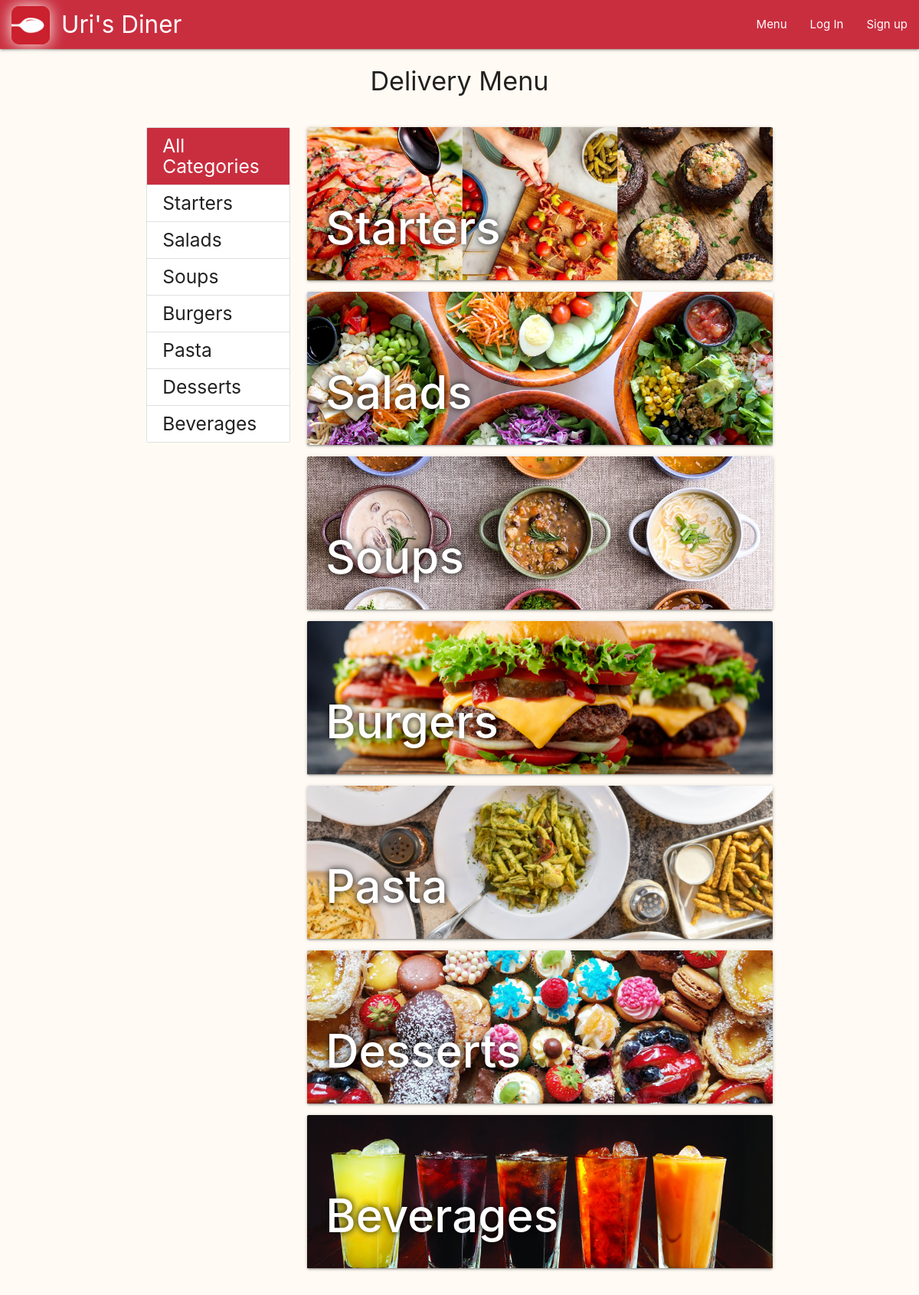
The app's page /menu/ with its own data.
### main/models.py (models this page shows)
class Category(models.Model):
    name = models.CharField(max_length=20, blank=False, unique=True)
    is_deleted = models.BooleanField(default=False)
    image_Url = models.URLField(null=True, blank=True)
    image_file = models.ImageField(upload_to=category_image_path, null=True, blank=True)
    position = models.IntegerField(blank=False, default=0)
    def __str__(self):
        return self.name

### main/views.py (the view)
# urls.py: path('menu/', views.menu_all_categories, name="menu_all_categories"),
def menu_all_categories(request):
    categories_list = sorted(Category.objects.filter(is_deleted=False), key=lambda category: category.position)
    return render(request, 'main/menu_all_categories.html', {
        'categories_list':categories_list})

### main/context_processors.py (called while the page is built)
def site_wide_data(request):
    data = {}
    try:
        data.update({'open_orders_number' : len(Cart.objects.filter(delivery__is_delivered=False))})
    except:
        pass
    try:
        data.update({'my_open_orders_number' : len(Delivery.objects.filter(order__user=request.user).filter(is_delivered=False))})
    except:
        pass
    try:
        data.update({'my_cart_items_number' : len(User.objects.get(id=request.user.id).cart_set.last().item_set.all())})
    except:
        pass
    return data

### main/templates/main/menu_all_categories.html (shortened to what this page needs)
{% extends 'layouts/menu.html' %}
{% block menu-content %}
<div>
  {% for category in categories_list %}
  <div class="card hoverable">
    <div class="card-image">
      <a href="{% url 'menu_category_dishes' category_id=category.id %}">
        <img class="category-img" {% if category.image_file %}
          src="{{category.image_file.url}}" {% else %}
          src="{{category.image_Url}}" {% endif %} alt="{{category.name}}">
        <span class="card-title category-title">{{category.name}} </span>
      </a>
    </div>
  </div>
  {% endfor %}
</div>
{% endblock menu-content %}

### templates/layouts/menu.html (shortened to what this page needs)
{% extends 'layouts/main.html' %}
{% block main-content %}
<div class="container">
  <div class="row center-align">
    <h4>Delivery Menu</h4>
  </div>
  <div class="row">
    <div class="col l3">
      <ul class="collection">
        {% url 'menu_all_categories' as url %}
        <a class="collection-item {% if request.path == url %} active {% endif %}"
          href="{{url}}">
          <h5 class="no-top-bottom-margin">All Categories</h5>
        </a>
        {% for category in categories_list %}
        {% url 'menu_category_dishes' category_id=category.id as url %}
        <a class="collection-item {% if request.path == url  %} active {% endif %}"
          href="{{ url }}">
          <h5 class="no-top-bottom-margin">{{category}}</h5>
        </a>
        {% endfor %}
      </ul>
    </div>
    <div class="col l9">
      {% block menu-content %}
      {% endblock menu-content %}
    </div>
  </div>
</div>
{% endblock main-content %}

### static/css/custom.css (style rules this page uses)
body { background-color: #fffbf4; }
.category-img { height: 200px; width: 100%; object-fit: cover; }
.no-top-bottom-margin { margin-bottom: 0px; margin-top: 0px; }
.category-title { text-shadow: 0px 0px 10px black; font-size: 60px !important; font-weight: 500 !important; }

### records on screen
Category: name "Starters", image_file+name (picture)
Category: name "Salads", image_file+name (picture)
Category: name "Soups", image_file+name (picture)
Category: name "Burgers", image_file+name (picture)
Category: name "Pasta", image_file+name (picture)
Category: name "Desserts", image_file+name (picture)
Category: name "Beverages", image_file+name (picture)
